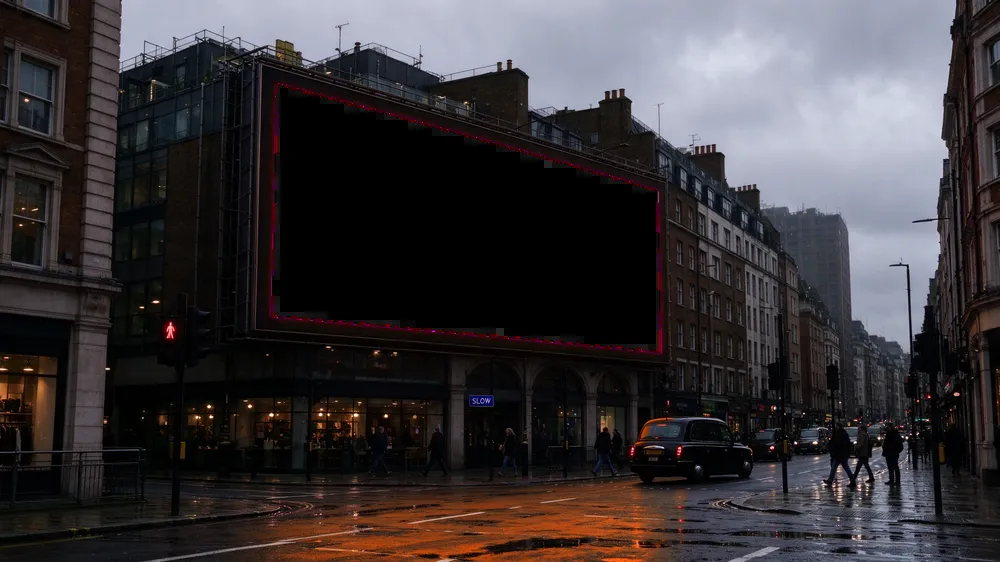
#> input picture design/films/billboard-hole.webp, 1000 x 562 px, shrunk from 2816 x 1584 before the run
$ python hole.py billboard-hole.webp billboard-lagos-hole.webp 5
#> lines starting #> are read from the running program, lines starting #| are printed output that depends on the picture; after the words box and inside, x2 and y2 are one past the last pixel; in counts of white or black regions, pixels touching at a corner belong together
# python3 hole.py in.png out.png [recolourHue]  -> RGBA photo with a transparent hole where the magenta screen was.
# Optional: shift magenta reflections elsewhere in the photo to another hue (OpenCV hue 0-180).
import sys, cv2, numpy as np
src, out = sys.argv[1], sys.argv[2]
hue = int(sys.argv[3]) if len(sys.argv) > 3 else None
im = cv2.imread(src).astype(np.float32)
b, g, r = im[..., 0], im[..., 1], im[..., 2]
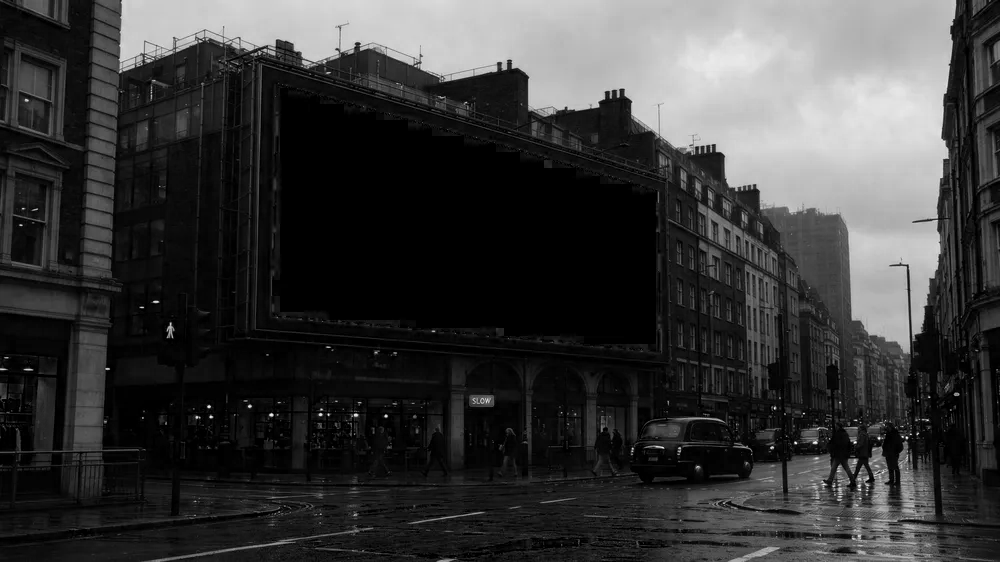
#> b: shape (562, 1000) float32; min 0, max 255, mean 57
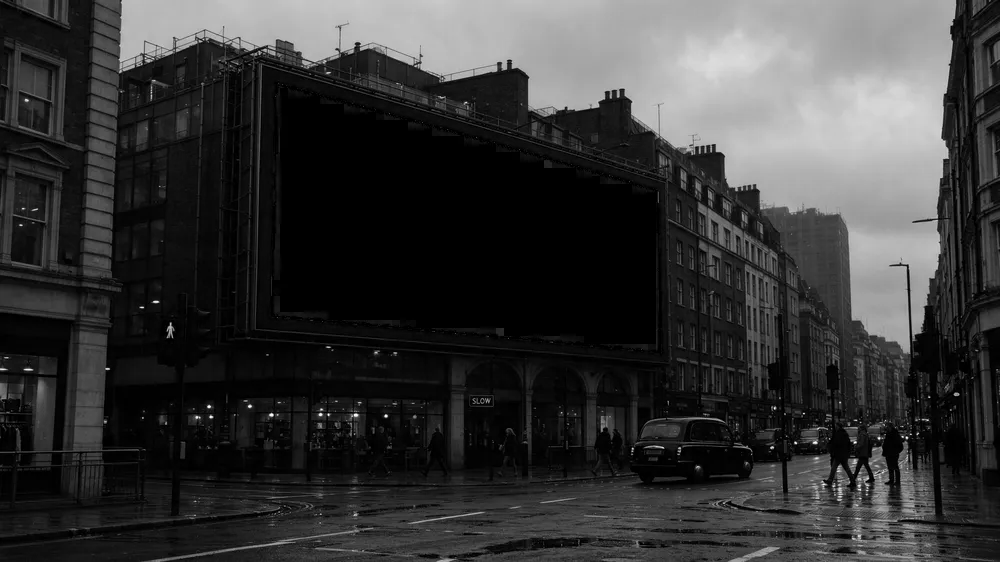
#> g: shape (562, 1000) float32; min 0, max 255, mean 54.3
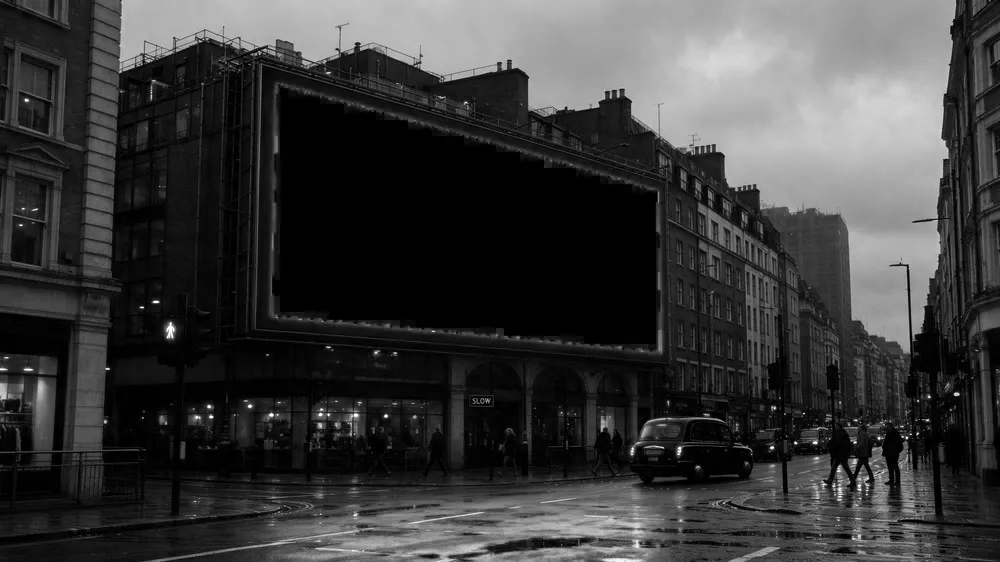
#> r: shape (562, 1000) float32; min 0, max 255, mean 58.7
m = np.clip((np.minimum(r, b) - g - 50) / 70.0, 0, 1)
mask = (m > 0.5).astype(np.uint8)
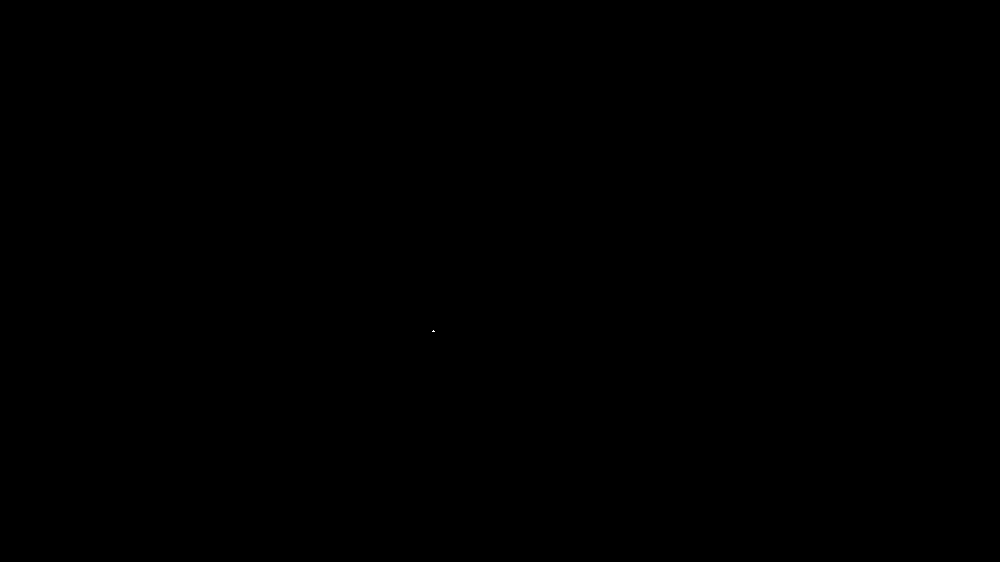
#> mask: shape (562, 1000); values 0 (black) and 1 (white), 0% white in thin lines or dots, all inside (x1, y1, x2, y2) = (432, 330, 435, 332)
n, lab, stats, _ = cv2.connectedComponentsWithStats(mask)
#> n = 2; stats = [[0, 0, 1000, 562, 561996], [432, 330, 3, 2, 4]]
big = 1 + np.argmax(stats[1:, cv2.CC_STAT_AREA])
#> big = 1
screen = (lab == big).astype(np.uint8)
screen = cv2.morphologyEx(screen, cv2.MORPH_CLOSE, np.ones((9, 9), np.uint8))
near = cv2.dilate(screen, np.ones((9, 9), np.uint8))
#> near: shape (562, 1000); values 0 (black) and 1 (white), 0.02% white; 1 white region, box (x1, y1, x2, y2) and area: (428, 326, 439, 336) 108
alpha = np.ones_like(m)
hole = cv2.dilate(screen, np.ones((3, 3), np.uint8)).astype(np.float32)
#> hole: shape (562, 1000) float32; values 0 (black) and 1 (white), 0% white; 1 white region (1 under 20 px)
soft = np.maximum(hole, m * near)
alpha = 1 - np.clip(soft, 0, 1)
#> alpha: shape (562, 1000) float32; values 0 (black) and 1 (white), 100% white; 1 black region (1 under 20 px)
# fringe pixels: darken so no pink halo remains
fr = (near > 0) & (alpha > 0) & (m > 0.05)
#> fr: shape (562, 1000) bool; every value is 0
im[fr] = im[fr] * 0.25 + np.array([20, 18, 18]) * 0.75
if hue is not None:
    hsv = cv2.cvtColor(np.clip(im, 0, 255).astype(np.uint8), cv2.COLOR_BGR2HSV)
#> hsv: shape (562, 1000, 3); mean H, S, V 69, 68.2, 64.6
    pink = (hsv[..., 0] > 135) & (hsv[..., 0] < 172) & (hsv[..., 1] > 50) & (near == 0)
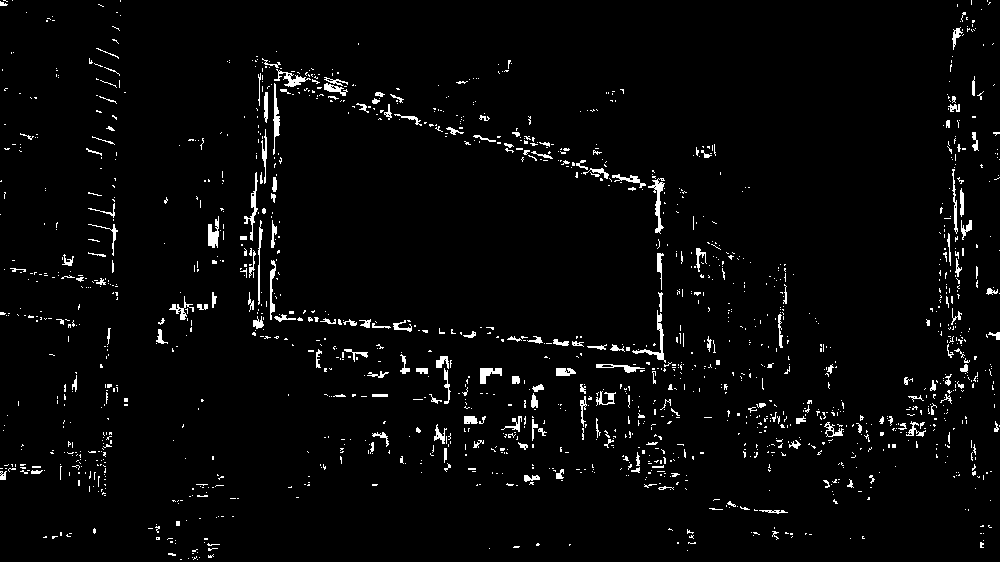
#> pink: shape (562, 1000) bool; 3% white in thin lines or dots
    hsv[..., 0][pink] = hue
#> hsv: shape (562, 1000, 3); mean H, S, V 64.2, 68.2, 64.6
    im = cv2.cvtColor(hsv, cv2.COLOR_HSV2BGR).astype(np.float32)
#> im: shape (562, 1000, 3) float32; mean H, S, V 56.6, 54, 58.5
rgba = np.dstack([np.clip(im, 0, 255).astype(np.uint8), (alpha * 255).astype(np.uint8)])
#> rgba: shape (562, 1000, 4); mean H, S, V 56.6, 54, 58.5, 255
cv2.imwrite(out, rgba)
print('ok', screen.sum())
#| ok 4

$ run again, on design/films/courier-hole.webp
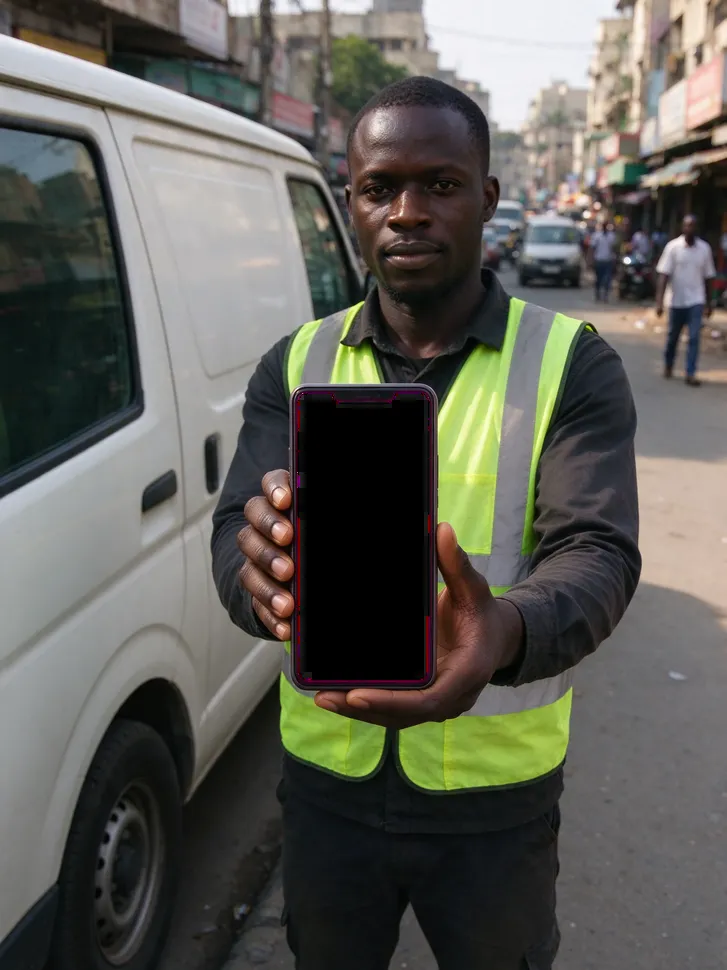
#> input picture design/films/courier-hole.webp, 727 x 970 px, shrunk from 1776 x 2368 before the run
#> `b, g, r = im[..., 0], im[..., 1], im[..., 2]`:
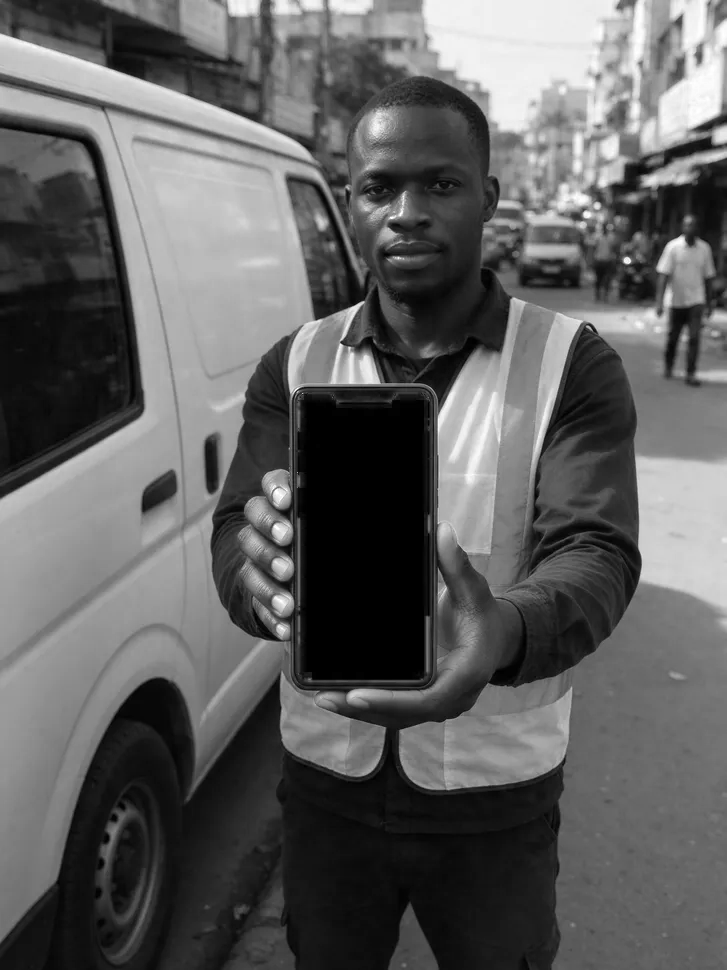
#> r: shape (970, 727) float32; min 0, max 255, mean 96
#> mask: shape (970, 727); values 0 (black) and 1 (white), 0% white in thin lines or dots, all inside (x1, y1, x2, y2) = (298, 477, 300, 485)
#> n = 2; stats = [[0, 0, 727, 970, 705175], [298, 477, 2, 8, 15]]
#> big = 1
#> near: shape (970, 727); values 0 (black) and 1 (white), 0.02% white; 1 white region, box (x1, y1, x2, y2) and area: (294, 473, 304, 489) 159
#> hole: shape (970, 727) float32; values 0 (black) and 1 (white), 0.01% white; 1 white region, box (x1, y1, x2, y2) and area: (297, 476, 301, 486) 39
#> fr: shape (970, 727) bool; 0% white in thin lines or dots, all inside (x1, y1, x2, y2) = (298, 486, 299, 487)
#> `pink = (hsv[..., 0] > 135) & (hsv[..., 0] < 172) & (hsv[..., 1] > 50) ..`:
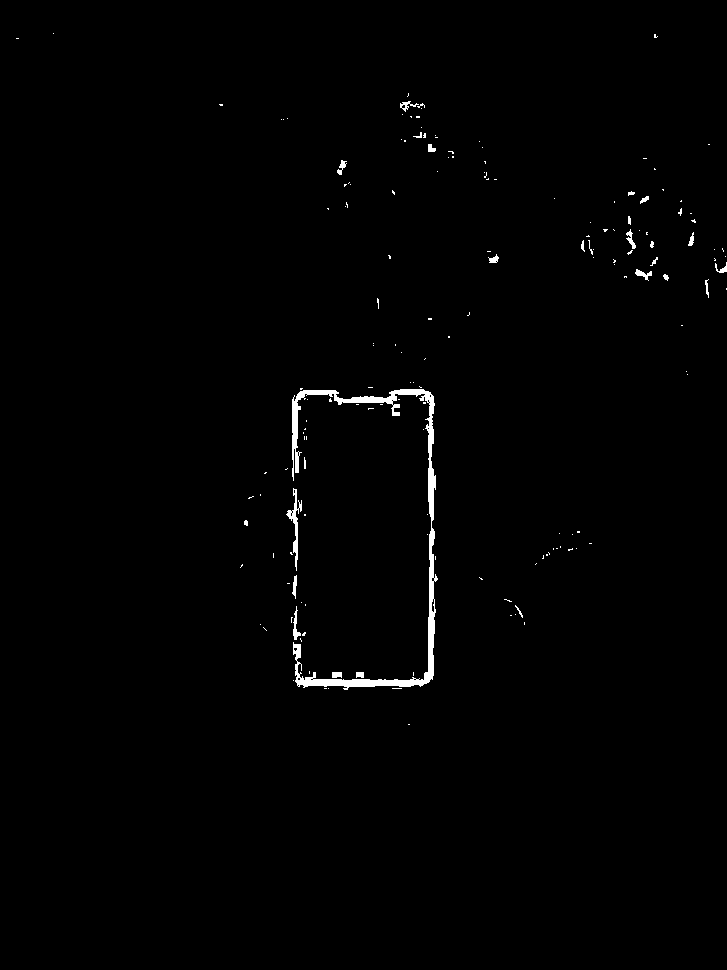
#> pink: shape (970, 727) bool; 0.85% white; 167 white regions (140 under 20 px), largest, box (x1, y1, x2, y2) and area: (292, 389, 438, 690) 4013, (286, 488, 302, 571) 332, (293, 606, 301, 640) 107
#> rgba: shape (970, 727, 4); mean H, S, V 88, 95.1, 95.7, 255
#| ok 15

$ run again, on design/films/laptop-hole.webp
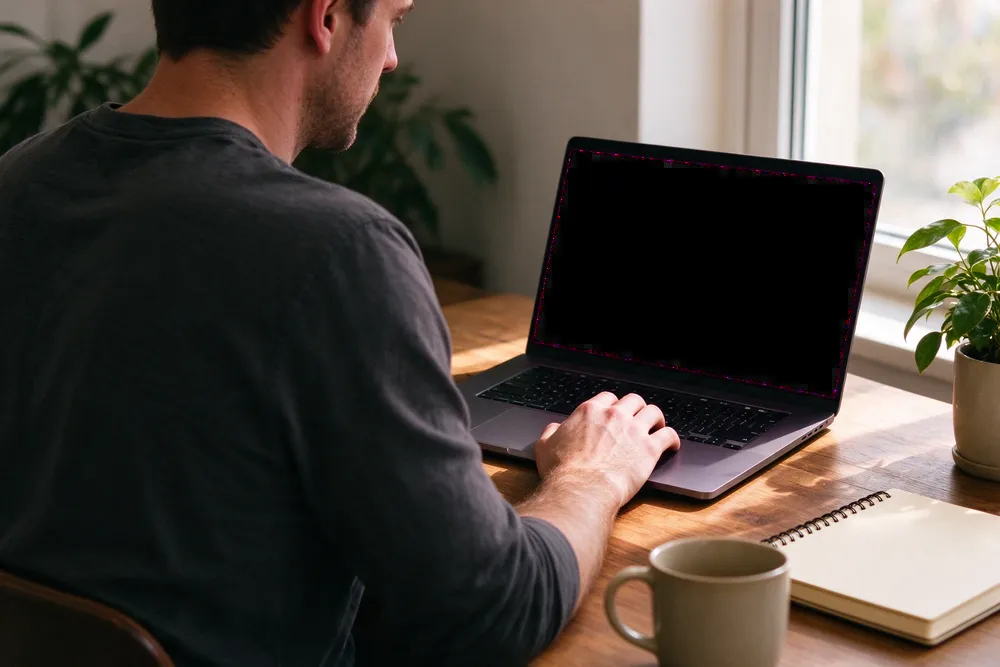
#> input picture design/films/laptop-hole.webp, 1000 x 667 px, shrunk from 2496 x 1664 before the run
#> `b, g, r = im[..., 0], im[..., 1], im[..., 2]`:
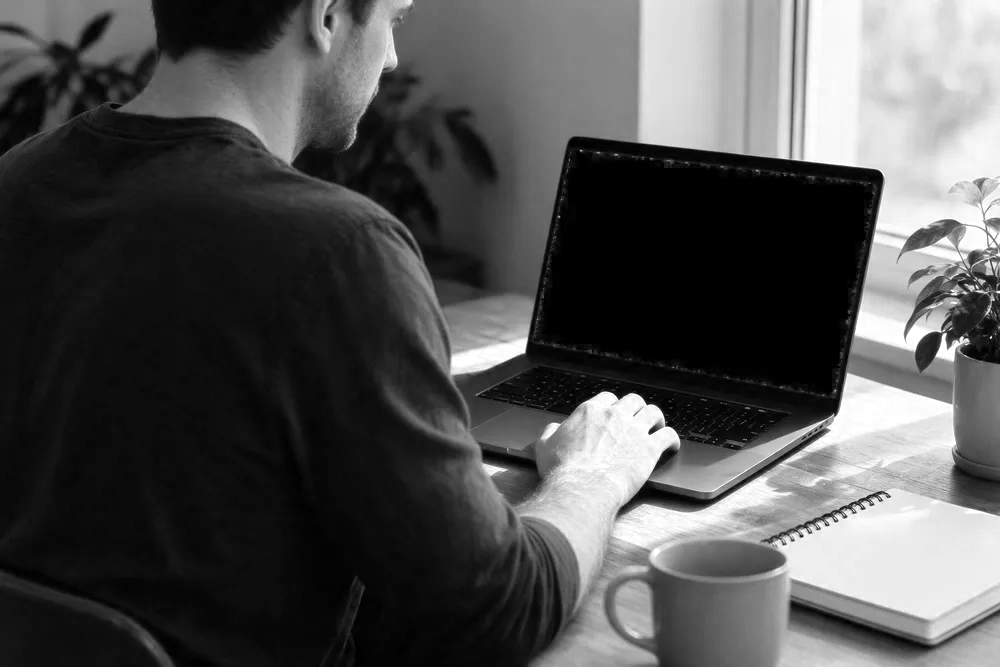
#> r: shape (667, 1000) float32; min 0, max 255, mean 80.8
#> mask: shape (667, 1000); values 0 (black) and 1 (white), 0% white in thin lines or dots, all inside (x1, y1, x2, y2) = (834, 390, 836, 392)
#> n = 2; stats = [[0, 0, 1000, 667, 666996], [834, 390, 2, 2, 4]]
#> big = 1
#> near: shape (667, 1000); values 0 (black) and 1 (white), 0.01% white; 1 white region, box (x1, y1, x2, y2) and area: (830, 386, 840, 396) 100
#> hole: shape (667, 1000) float32; values 0 (black) and 1 (white), 0% white; 1 white region (1 under 20 px)
#> alpha: shape (667, 1000) float32; values 0 (black) and 1 (white), 100% white; 1 black region (1 under 20 px)
#> fr: shape (667, 1000) bool; every value is 0
#> `pink = (hsv[..., 0] > 135) & (hsv[..., 0] < 172) & (hsv[..., 1] > 50) ..`:
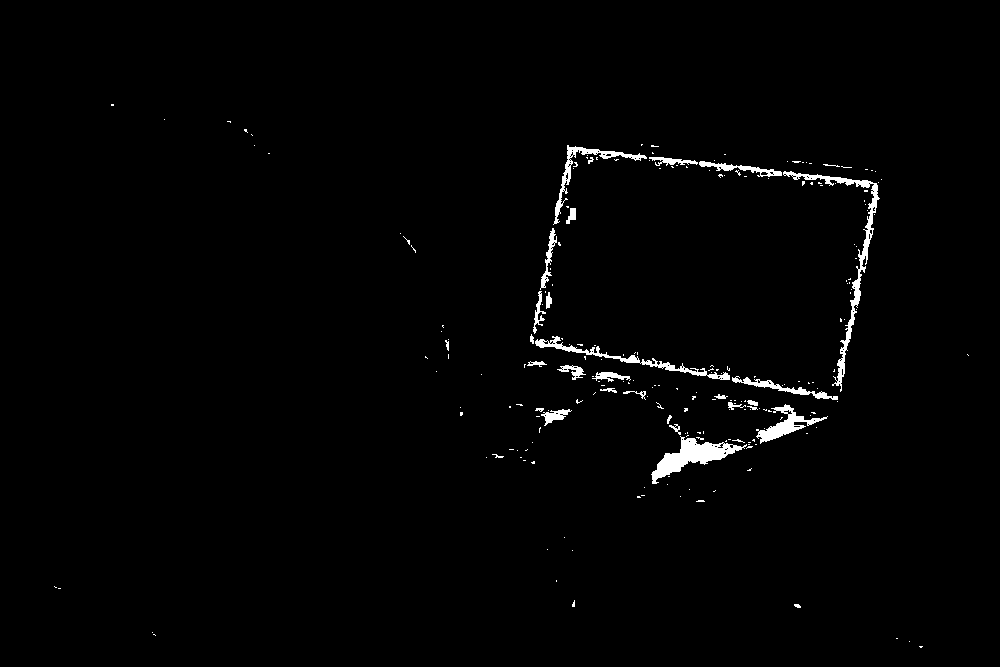
#> pink: shape (667, 1000) bool; 1.4% white; 221 white regions (190 under 20 px), largest, box (x1, y1, x2, y2) and area: (783, 171, 880, 392) 1589, (651, 436, 747, 484) 1547, (535, 336, 730, 380) 976
#> rgba: shape (667, 1000, 4); mean H, S, V 64.9, 72.4, 80.6, 255
#| ok 4
